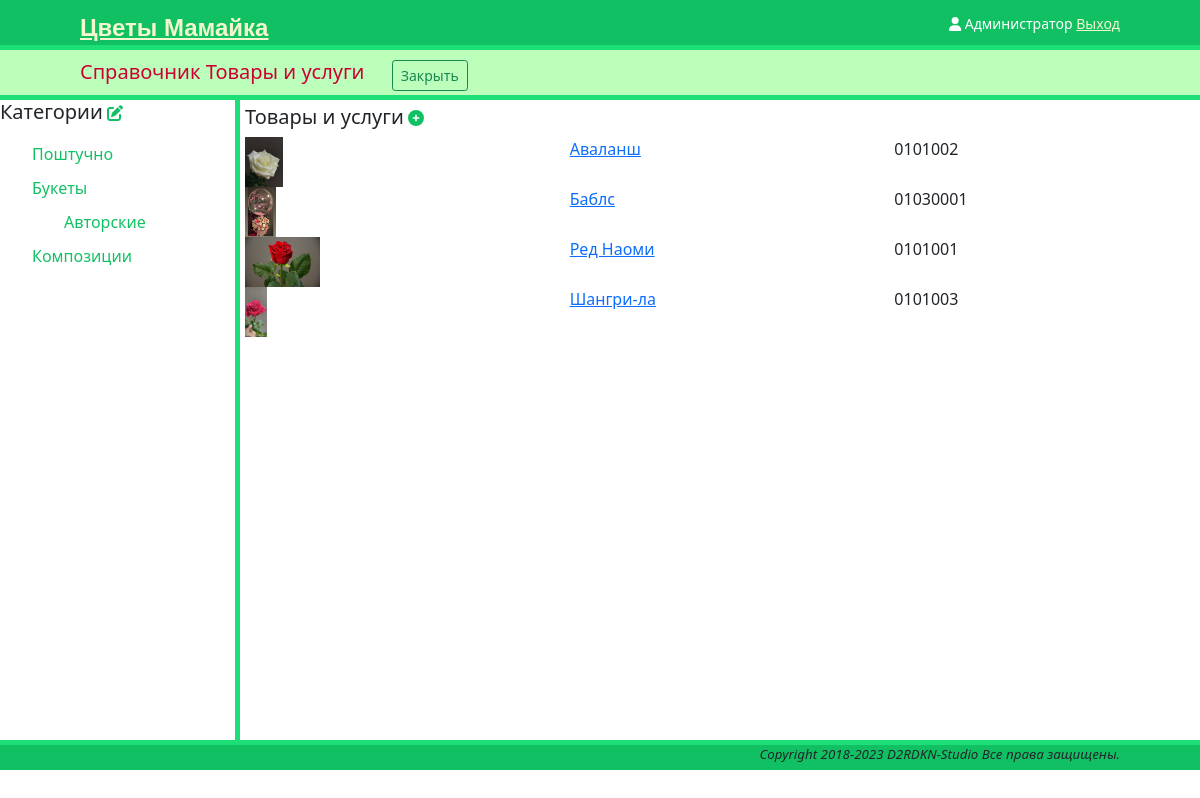
The app's page /references/products/ (signed in) with its own data.
### references/products/models.py (models this page shows, shortened)
class Categories(models.Model):
    name = models.CharField(max_length=128, verbose_name='Категория')
    slug = models.SlugField(unique=True, editable=True)
    image = models.ImageField(blank=True, upload_to='images/products/categories/',
                              verbose_name='Изображение')
    parent = models.ForeignKey('self', blank=True, null=True,
                               on_delete=models.SET_NULL,
                               verbose_name='Группа')
    def __str__(self):
        return self.name
    @staticmethod
    def get_list(**kwargs):
        if ('slug' in kwargs) and (kwargs['slug']):
            category_list = get_object_or_404(Categories, slug=kwargs['slug'])
        else:
            category_list = Categories.objects.all()
        return category_list
    def get_absolute_url(self):
        return reverse('products_list_by_cat',  kwargs={"slug": self.slug})
    class Meta:
        verbose_name = 'Категория'
        verbose_name_plural = 'Категории'

class Products(models.Model):
    category = models.ForeignKey(Categories, verbose_name='Категория', on_delete=models.PROTECT)
    title = models.CharField(max_length=255, verbose_name='Наименование')
    slug = models.SlugField(unique=True, editable=True)
    article = models.CharField(blank=True, max_length=16, verbose_name='Артикул')
    description = models.TextField(blank=True, verbose_name='Описание')
    createdBy = models.ForeignKey(User, related_name='manager', on_delete=models.PROTECT,
                                  verbose_name='Автор')
    createdOn = models.DateTimeField(auto_now_add=True, verbose_name='Создан')
    isActive = models.BooleanField(default=True)
    def __str__(self):
        return self.title
    @staticmethod
    def get_list(**kwargs):
        product_list = Products.objects.filter(isActive=True).order_by('title')
        if ('category' in kwargs) and (kwargs['category']):
            product_list = product_list.filter(category=kwargs['category'])
        return product_list
    @staticmethod
    def get_list_image(**kwargs):
        product_list = Products.get_list(**kwargs)
        for prod in product_list:
            img = ProductImages.objects.filter(product=prod, primary=True).first()
            prod.image = img.image
        return product_list
    def get_absolute_url(self):
        return reverse('product_detail', args=[self.slug])
    class Meta:
        verbose_name = 'Товар'
        verbose_name_plural = 'Товары'

### references/products/views.py (the view)
# urls.py: path('', products_views.ProductList.as_view(), name='products_list'),
class ProductList(LoginRequiredMixin, ListView):
    model = Products
    context_object_name = 'products'
    template_name = 'references/products/list.html'
    def get_context_data(self, *args, **kwargs):
        context = super(ProductList, self).get_context_data(**kwargs)
        if ('slug' in self.kwargs) and (self.kwargs['slug']):
            selected = Categories.get_list(slug=self.kwargs['slug'])
            context['products'] = Products.get_list_image(category=selected)
            context['group'] = selected
        else:
            context['group'] = ""
            context['products'] = Products.get_list_image()
        category = Categories.get_list()
        context['category'] = category
        return context

### references/products/templatetags/tree.py (called while the page is built)
@register.tag
def tree(parser, token):
    bits = token.split_contents()
    if len(bits) != 2:
        raise template.TemplateSyntaxError('"%s" takes one argument: tree-structured list' % bits[0])
    node_list = parser.parse('end' + bits[0])
    parser.delete_first_token()
    return TreeNode(parser.compile_filter(bits[1]), node_list)

@register.filter
def astree(items, attribute):
    parent_map = defaultdict(list)
    for item in items:
        parent_map[getattr(item, attribute)].append(item)
    def tree_level(parent):
        for item in parent_map[parent]:
            yield item
            sub_items = list(tree_level(item))
            if sub_items:
                yield sub_items
    return list(tree_level(None))

### templates/references/products/list.html (shortened to what this page needs)
{% extends "main.html" %}
{% load static %}
{% load tree %}
{% block subheader %}
<span class="inline" xmlns="http://www.w3.org/1999/html">
        <h5> Справочник Товары и услуги </h5>
    </span>
    <a href="{% url 'references' %}" class="btn btn-outline-success btn-sm">Закрыть</a>
{% endblock %}
{% block vnavbar %}
    <span class="inline"> <h5>Категории</h5> </span>
    <span class="inline"> <a href="categories"><i class="fa-solid fa-pen-to-square"></i></a> </span>
    <ul>
        {% tree category|astree:"parent" %}
            <a href="{{ item.get_absolute_url }}">{{ item }}</a>
        {% endtree %}
    </ul>
{% endblock %}
{% block main %}
    {% if group %}
        <h5 class="inline">{{ group }}</h5>
    {% else %}
        <h5 class="inline"> Товары и услуги </h5>
    {% endif %}
    <span class="inline"> <a href="{% url 'products_new' %}"><i class="fa-solid fa-circle-plus"></i></a> </span>
        {% for prod in products %}
            <div class="row">
                <div class="col">
                    <img class="img-avatar" src="{% if prod.image %}{{ prod.image.url }}
                    {% else %}{% static '/img/no-image.png' %}{% endif %}">
                </div>
                <div class="col">
                    <a href= "{{ prod.get_absolute_url }}">{{ prod }}</a>
                </div>
                <div class="col">
                    <p> {{ prod.article }} </p>
                </div>
            </div>
        {% endfor %}
{% endblock %}

### templates/base.html (shortened to what this page needs)
{% load static %}
<!DOCTYPE html>
<html>
<head>
    <link type="text/css" href="{% static "/css/base.css" %}" rel="stylesheet">
    <link href="{% static 'fontawesomefree/css/all.min.css' %}" rel="stylesheet" type="text/css">
    <link href="https://cdn.jsdelivr.net/npm/bootstrap@5.0.2/dist/css/bootstrap.min.css" rel="stylesheet"
>
</head>
<body>
<header>
    <span class="logo">
        <a href="{% url 'main' %}">Цветы Мамайка</a> </span>
    <span class="user">
        {% if request.user.is_authenticated %}
            {{ request.user.first_name }}
            <a href="{% url "logout" %}">Выход</a>
        {% else %}
            <a href="{% url "login" %}">Войти</a>
        {% endif %}
    </span>
    <span class="avatar">
       <i class="fa-solid fa-user"></i>
    </span>
</header>
<article>
    {% block content %}
    {% endblock %}
</article>
<footer>
    <p>Copyright 2018-{% now "Y" %} D2RDKN-Studio Все права защищены.</p>
</footer>
</body>
</html>

### static/css/base.css (style rules this page uses)
body { margin: 0; padding: 0; }
header { padding: 10px 80px; font-size: 14px; background: #12c064; color: #fff; border-bottom: 5px solid #1cdf78; height: 50px; }
header .logo { float: left; color: #f3f7cc; font-size: 24px; font-family: "OpenSans-Semibold",sans-serif; font-weight: bold; }
header a { color: #f3f7cc; }
header .avatar { float: right; padding: 3px; }
header .user { float: right; padding-top: 3px; }
footer { text-align: right; border-top: 5px #1cdf78 solid; padding-right: 80px; background: #12c064; min-height: 30px; }
footer p { font-size: smaller; font-style: italic; }
#vnavbar ul { list-style: none; }
#vnavbar ul li a { text-decoration: none; color: #12c064; display: block; margin-top: 10px; transition: transform 0.5s ease; }
.inline { display: inline-block; }
.inline a { color: #12c064; }
.img-avatar { height: 50px; }

### records on screen
Categories: name "Поштучно"
Categories: name "Букеты"
Categories: name "Авторские"
Categories: name "Композиции"
Products: shows a picture, title "Аваланш", article "0101002"
Products: shows a picture, title "Баблс", article "01030001"
Products: shows a picture, title "Ред Наоми", article "0101001"
Products: shows a picture, title "Шангри-ла", article "0101003"

### other values on screen
{{ request.user.first_name }} "Администратор"
